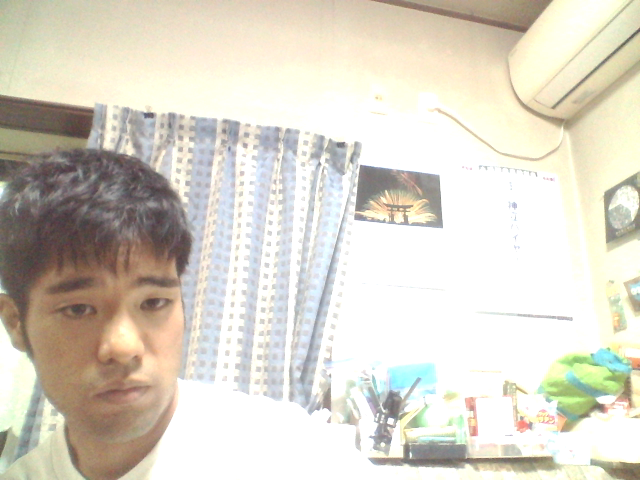
#> input picture tests/resources/1.png, 640 x 480 px
$ python image_diff.py
#> lines starting #> are read from the running program, lines starting #| are printed output that depends on the picture; after the words box and inside, x2 and y2 are one past the last pixel; in counts of white or black regions, pixels touching at a corner belong together
### log.py
import logging

LOG_LEVEL = logging.INFO


class Log:

    def __init__(self):
        logger = logging.getLogger(__name__)
        fl = logging.FileHandler(filename='./log/pi-camera.log')
        logger.addHandler(fl)
        logger.setLevel(LOG_LEVEL)
        fl.setLevel(LOG_LEVEL)
        fmt = logging.Formatter("%(thread)s %(asctime)s %(levelname)s : %(message)s", "%Y-%m-%dT%H:%M:%S")
        fl.setFormatter(fmt)
        self.logger = logger

    def log_info(self, msg):
        self.logger.info(msg=msg)

    def log_warn(self, msg):
        self.logger.warning(msg=msg)

    def log_error(self, msg):
        self.logger.error(msg=msg)

### image_diff.py
import os.path

import cv2
import numpy as np

from log import Log

# 二値化のしきい値 夕焼けなどの影響を防ぎたい
BINARY_THRESHOLD = 40
# 膨張収縮の近傍画素指定 2:4近傍, 3:8近傍
MASK_SIZE = 4
# 差分があったと判定する画素数の割合
COUNT_THRESHOLD = 0.005


class ImageDiff:

    def __init__(self, **kwargs):
        if 'logger' in kwargs:
            self.logger = kwargs['logger']
        else:
            self.logger = Log()

    def _read(self, img_path):
        # ファイルがあるか
#> called with img_path = 'tests/resources/1.png'
        if not os.path.isfile(img_path):
            self.logger.log_error(msg=f'ファイルなし: {img_path}')
            return None

        # グレースケールで読み込み
        c_img = cv2.imread(filename=img_path)
#> c_img is the input picture: shape (480, 640, 3); mean B, G, R 200.7, 213.6, 218.9
        g_img = cv2.cvtColor(src=c_img, code=cv2.COLOR_BGR2GRAY)
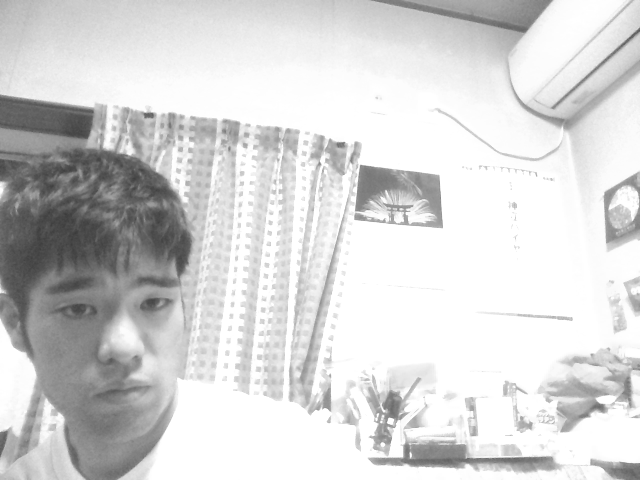
#> g_img: shape (480, 640); min 59, max 255, mean 213.7
#> call 2 of _read, with img_path = 'tests/resources/2.png'
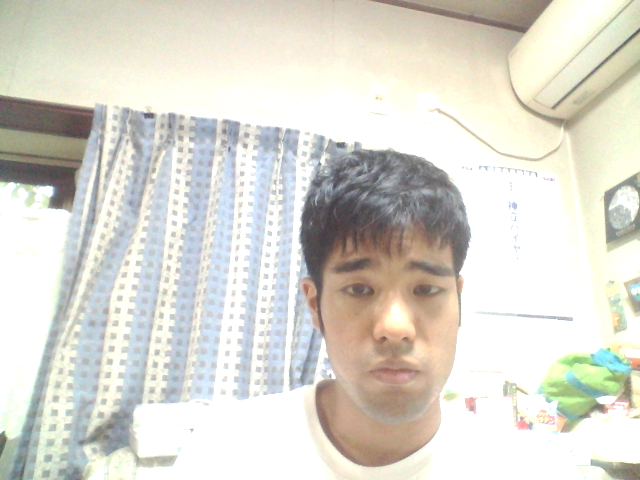
#> input picture tests/resources/2.png, 640 x 480 px
#> in _read, c_img is the input picture: shape (480, 640, 3); mean B, G, R 208.3, 217.5, 219.7
#> in _read (call 2), `g_img = cv2.cvtColor(src=c_img, code=cv2.COLOR_BGR2GRAY)`:
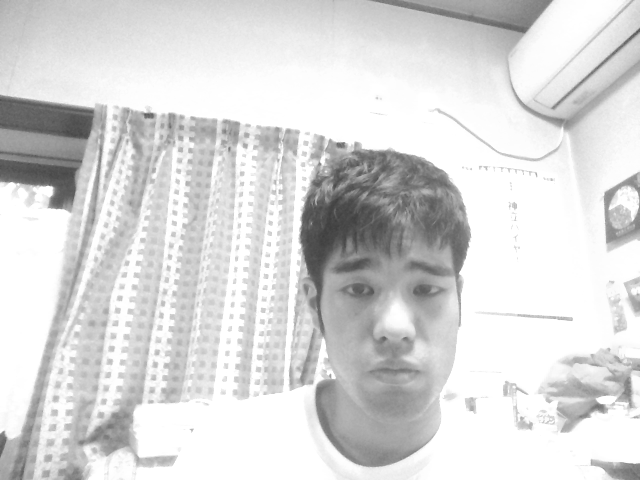
#> g_img: shape (480, 640); min 62, max 255, mean 217.1
        return g_img

    @staticmethod
    def _convert_diff_img(before_img, after_img):
        # 差分抽出
        diff = cv2.absdiff(before_img, after_img)
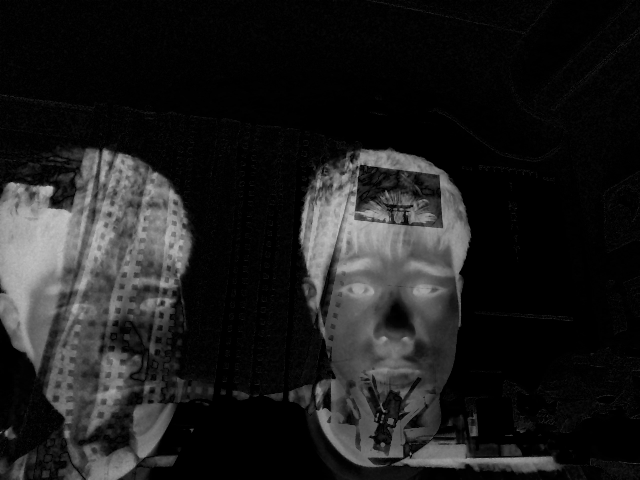
#> diff: shape (480, 640); min 0, max 195, mean 29.6
        # 二値化処理
        _, binary = cv2.threshold(src=diff, thresh=BINARY_THRESHOLD, maxval=255, type=cv2.THRESH_BINARY, dst=None)
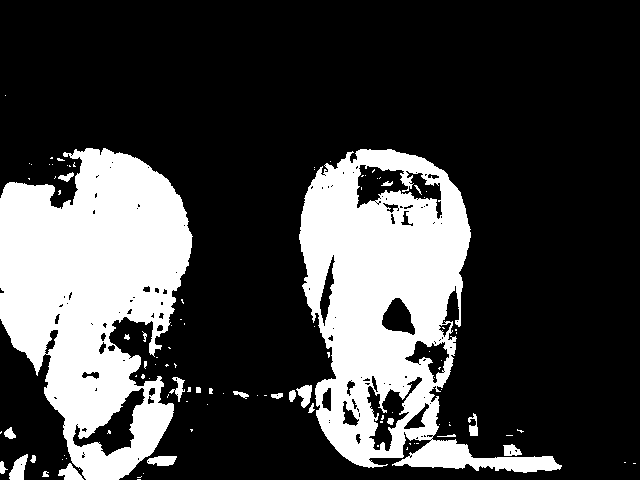
#> binary: shape (480, 640); 25.9% white; 105 white regions (79 under 20 px), largest, box (x1, y1, x2, y2) and area: (0, 148, 193, 480) 40147, (299, 149, 562, 473) 37076, (9, 454, 28, 480) 299
        # 膨張収縮処理
        operator = np.ones((MASK_SIZE, MASK_SIZE), np.uint8)
        erode = cv2.erode(binary, operator, iterations=4)
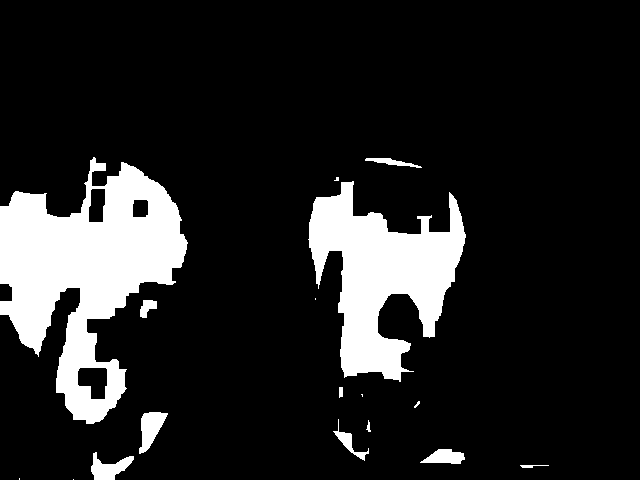
#> erode: shape (480, 640); 14% white; 17 white regions (6 under 20 px), largest, box (x1, y1, x2, y2) and area: (0, 157, 188, 424) 24427, (308, 181, 466, 382) 15884, (139, 412, 168, 454) 666
        dilate = cv2.dilate(erode, operator, iterations=4)
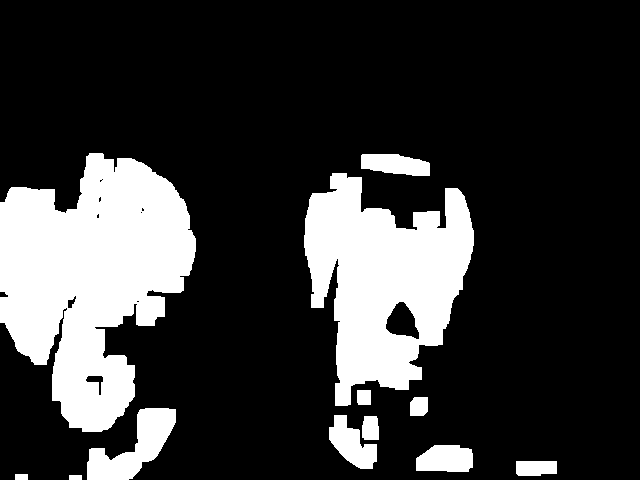
#> dilate: shape (480, 640); 21.6% white; 12 white regions, largest, box (x1, y1, x2, y2) and area: (0, 153, 196, 432) 34216, (304, 173, 474, 406) 23568, (87, 408, 176, 480) 3035
        return dilate

    def _is_diff(self, binary_img):
        # 差分画素のカウント
        count = np.sum(binary_img) / 255
#> count = 66379
        self.logger.log_info(msg=f'差分カウント: {count}')
        # 割合算出
        percentage = count / np.size(binary_img)
#> percentage = 0.216
        self.logger.log_info(msg=f'差分割合: {percentage}')
        # 判定
        if percentage > COUNT_THRESHOLD:
            return True
        return False

    def check(self, before_img, after_img):
        before_img = self._read(img_path=before_img)
        after_img = self._read(img_path=after_img)
        if before_img is None or after_img is None:
            self.logger.log_error(msg=f'ファイルなしで処理続行')
            return False
        binary_img = self._convert_diff_img(before_img=before_img, after_img=after_img)
        return self._is_diff(binary_img=binary_img)


if __name__ == '__main__':
    differ = ImageDiff()
    b_img = differ._read(img_path='tests/resources/1.png')
    a_img = differ._read(img_path='tests/resources/2.png')
    d_img = differ._convert_diff_img(before_img=b_img, after_img=a_img)
    ret = differ._is_diff(binary_img=d_img)
#> ret = True
    print(ret)
#| True
    cv2.imshow('before_img', b_img)
    cv2.imshow('after_img', a_img)
    cv2.imshow('dilate_img', d_img)
    cv2.waitKey(0)
